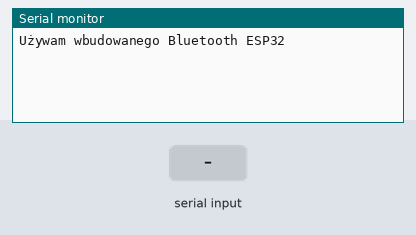
A sketch run on a simulated ESP32. Shown: the last lines printed to the serial monitor. The test bench sets the inputs (shaded band). Nothing arrives over Bluetooth unless stated.

Above: at 1.2 s.
1.3 s: "1" received over the second serial link
At 2.3 s:
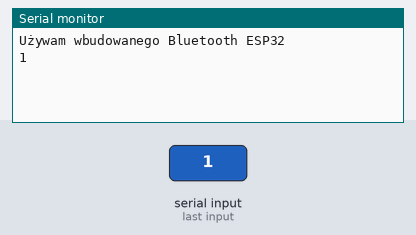
2.8 s: "0" received over the second serial link
At 3.5 s:
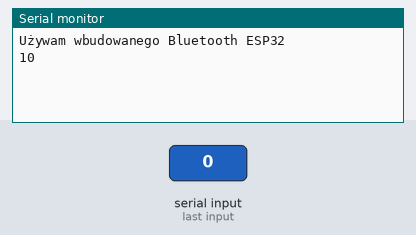

Measured:
- after the input at 1.3 s, the serial monitor: prints a new line at once (image 1)
- after the input at 2.8 s, the serial monitor: prints a new line at once (image 2)

The sketch:

ESP32-bluetooth-serial1.ino
```cpp
#include "BluetoothSerial.h"

BluetoothSerial SerialBT;

void setup() {
  Serial.begin(115200);  // Monitor szeregowy
  SerialBT.begin("ESP32_Device"); // Nazwa Bluetooth
  Serial.println("Używam wbudowanego Bluetooth ESP32");
}

void loop() {
  if (SerialBT.available()) {
    Serial.write(SerialBT.read()); // Odbieranie danych przez Bluetooth
  }

  if (Serial.available()) {
    SerialBT.write(Serial.read());  // Wysyłanie danych przez Bluetooth
  }
}
```
